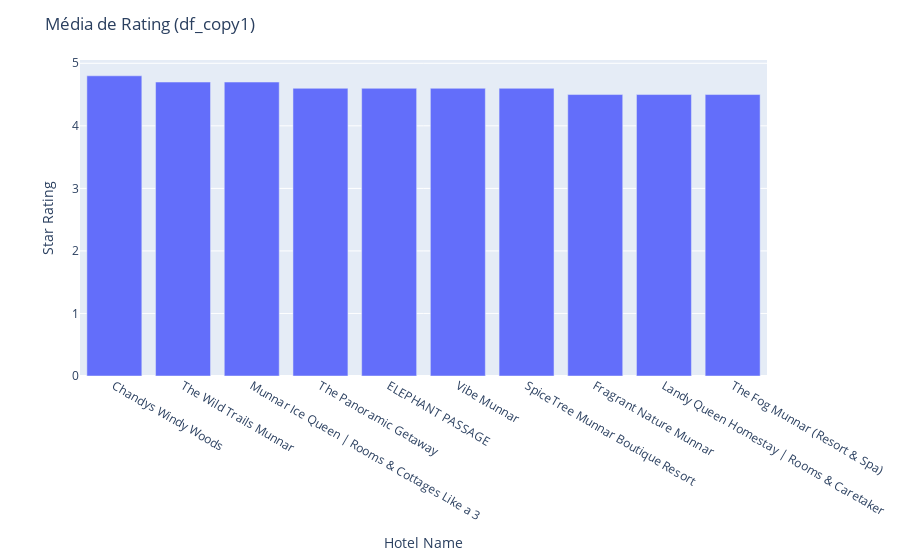
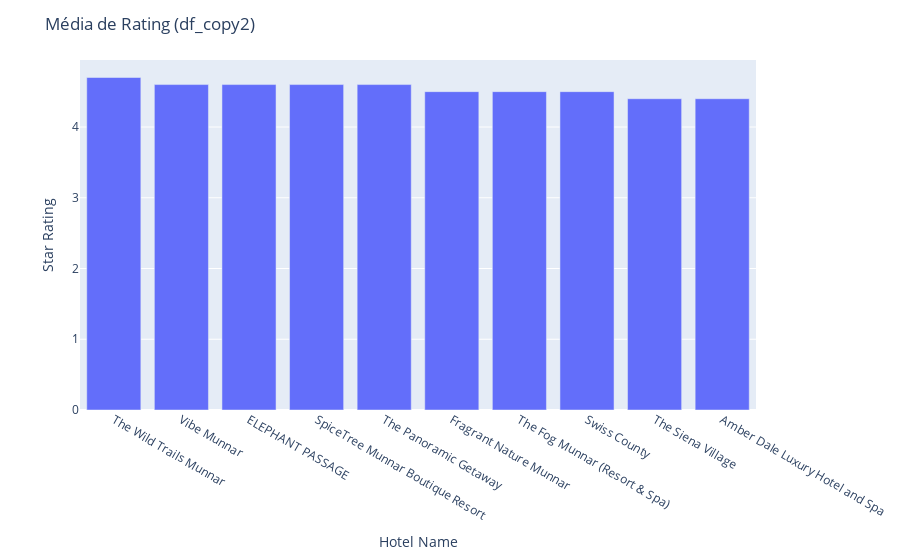

The notebook cell saved with these charts, in order:
### Code cell
import plotly.express as px

# Crie gráficos interativos com o Plotly
fig = px.bar(x=hotel_names_copy1, y=mean_rating_copy1, labels={'x': 'Hotel Name', 'y': 'Star Rating'})
fig.update_layout(title='Média de Rating (df_copy1)')
fig.show()

fig = px.bar(x=hotel_names_copy2, y=mean_rating_copy2, labels={'x': 'Hotel Name', 'y': 'Star Rating'})
fig.update_layout(title='Média de Rating (df_copy2)')
fig.show()

### Figure 1 — Plotly figure (JSON) as saved in the notebook; plotly's stock layout.template omitted (floating-point values rounded to 4 significant figures)
{"data": [{"alignmentgroup": "True", "hovertemplate": "Hotel Name=%{x}<br>Star Rating=%{y}<extra></extra>", "legendgroup": "", "marker": {"color": "#636efa", "pattern": {"shape": ""}}, "name": "", "offsetgroup": "", "orientation": "v", "showlegend": false, "textposition": "auto", "type": "bar", "x": ["Chandys Windy Woods", "The Wild Trails Munnar", "Munnar Ice Queen | Rooms & Cottages\nLike a 3", "The Panoramic Getaway", "ELEPHANT PASSAGE", "Vibe Munnar", "SpiceTree Munnar Boutique Resort", "Fragrant Nature Munnar", "Landy Queen Homestay | Rooms & Caretaker", "The Fog Munnar (Resort & Spa)"], "xaxis": "x", "y": [4.8, 4.7, 4.7, 4.6, 4.6, 4.6, 4.6, 4.5, 4.5, 4.5], "yaxis": "y"}], "layout": {"barmode": "relative", "legend": {"tracegroupgap": 0}, "margin": {"t": 60}, "title": {"text": "Média de Rating (df_copy1)"}, "xaxis": {"anchor": "y", "domain": [0, 1], "title": {"text": "Hotel Name"}}, "yaxis": {"anchor": "x", "domain": [0, 1], "title": {"text": "Star Rating"}}}}

### Figure 2 — Plotly figure (JSON) as saved in the notebook; plotly's stock layout.template omitted (floating-point values rounded to 4 significant figures)
{"data": [{"alignmentgroup": "True", "hovertemplate": "Hotel Name=%{x}<br>Star Rating=%{y}<extra></extra>", "legendgroup": "", "marker": {"color": "#636efa", "pattern": {"shape": ""}}, "name": "", "offsetgroup": "", "orientation": "v", "showlegend": false, "textposition": "auto", "type": "bar", "x": ["The Wild Trails Munnar", "Vibe Munnar", "ELEPHANT PASSAGE", "SpiceTree Munnar Boutique Resort", "The Panoramic Getaway", "Fragrant Nature Munnar", "The Fog Munnar (Resort & Spa)", "Swiss County", "The Siena Village", "Amber Dale Luxury Hotel and Spa"], "xaxis": "x", "y": [4.7, 4.6, 4.6, 4.6, 4.6, 4.5, 4.5, 4.5, 4.4, 4.4], "yaxis": "y"}], "layout": {"barmode": "relative", "legend": {"tracegroupgap": 0}, "margin": {"t": 60}, "title": {"text": "Média de Rating (df_copy2)"}, "xaxis": {"anchor": "y", "domain": [0, 1], "title": {"text": "Hotel Name"}}, "yaxis": {"anchor": "x", "domain": [0, 1], "title": {"text": "Star Rating"}}}}
